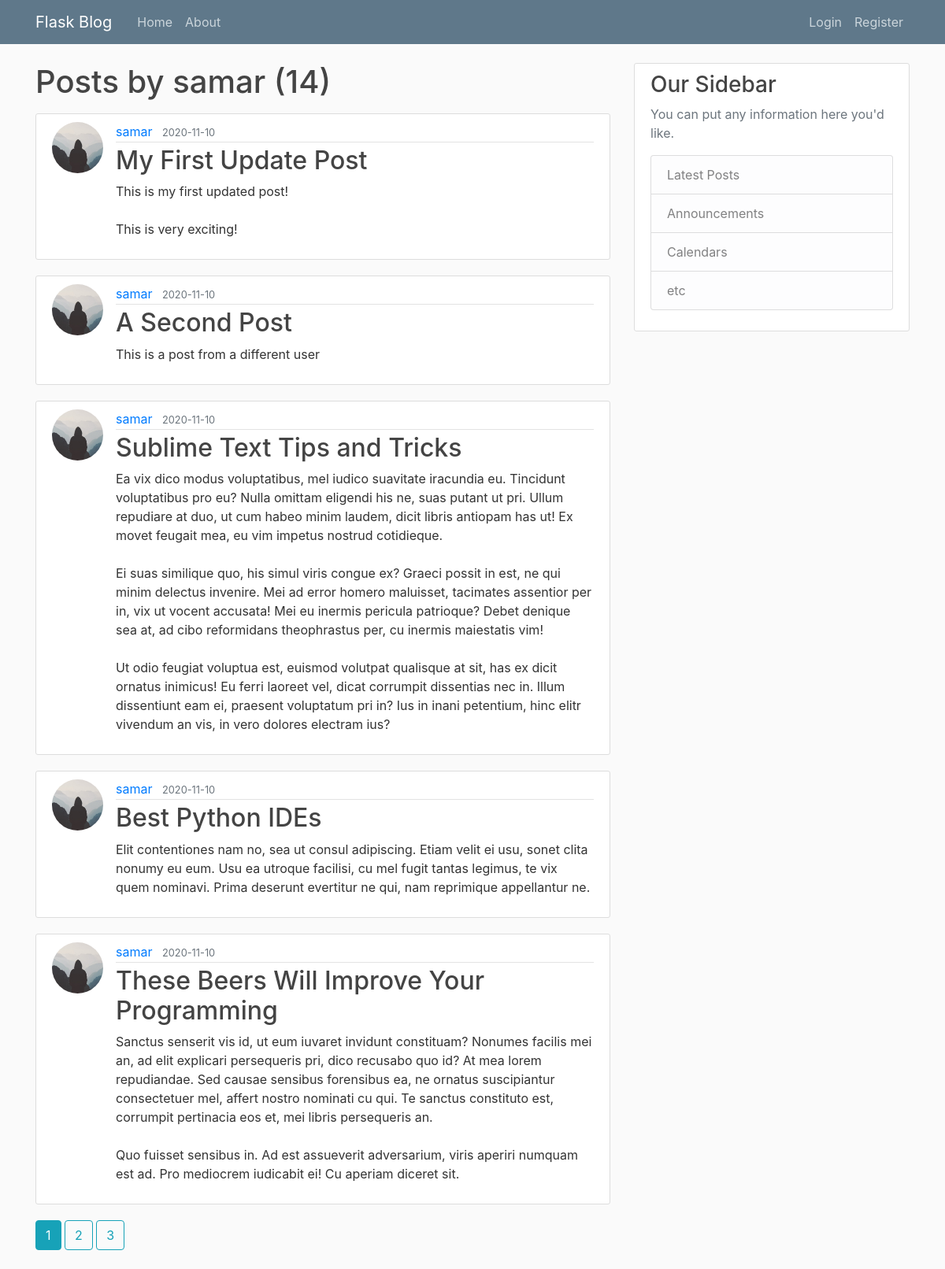
/user/samar, run on the app's committed database.
### flaskblog/models.py (models this page shows, shortened)
class User(db.Model, UserMixin):
    id = db.Column(db.Integer, primary_key=True)
    username = db.Column(db.String(20), unique=True, nullable=False)
    email = db.Column(db.String(120), unique=True, nullable=False)
    image_file = db.Column(db.String(20), nullable=False, default='default.jpg')
    password = db.Column(db.String(60), nullable=False)
    posts = db.relationship('Post', backref='author', lazy=True)

class Post(db.Model):
    id = db.Column(db.Integer, primary_key=True)
    title = db.Column(db.String(100), nullable=False)
    date_posted = db.Column(db.DateTime, nullable=False, default=datetime.utcnow)
    content = db.Column(db.Text, nullable=False)
    user_id = db.Column(db.Integer, db.ForeignKey('user.id'), nullable=False)

### flaskblog/routes.py (the view)
@app.route("/user/<string:username>")
def user_posts(username):
    page = request.args.get('page', 1, type=int)
    user = User.query.filter_by(username=username).first_or_404()
    posts = Post.query.filter_by(author=user)\
        .order_by(Post.date_posted.desc())\
        .paginate(page=page, per_page=5)
    return render_template('user_posts.html', posts=posts, user=user)

### flaskblog/templates/user_posts.html
{% extends "layout.html" %}
{% block content %}
    <h1 class="mb-3">Posts by {{ user.username }} ({{ posts.total }})</h1>
    {% for post in posts.items %}
        <article class="media content-section">
          <img class="rounded-circle article-img" src="{{ url_for('static', filename='profile_pics/' + post.author.image_file) }}">
          <div class="media-body">
            <div class="article-metadata">
              <a class="mr-2" href="{{ url_for('user_posts', username=post.author.username) }}">{{ post.author.username }}</a>
              <small class="text-muted">{{ post.date_posted.strftime('%Y-%m-%d') }}</small>
            </div>
            <h2><a class="article-title" href="{{ url_for('post', post_id=post.id) }}">{{ post.title }}</a></h2>
            <p class="article-content">{{ post.content }}</p>
          </div>
        </article>
    {% endfor %}
    {% for page_num in posts.iter_pages(left_edge=1, right_edge=1, left_current=1, right_current=2) %}
      {% if page_num %}
        {% if posts.page == page_num %}
          <a class="btn btn-info mb-4" href="{{ url_for('user_posts', username=user.username, page=page_num) }}">{{ page_num }}</a>
        {% else %}
          <a class="btn btn-outline-info mb-4" href="{{ url_for('user_posts', username=user.username, page=page_num) }}">{{ page_num }}</a>
        {% endif %}
      {% else %}
        ...
      {% endif %}
    {% endfor %}
{% endblock content %}

### flaskblog/static/css/main.css (style rules this page uses)
body { background: #fafafa; color: #333333; margin-top: 5rem; }
h1, h2, h3, h4, h5, h6 { color: #444444; }
.content-section { background: #ffffff; padding: 10px 20px; border: 1px solid #dddddd; border-radius: 3px; margin-bottom: 20px; }
.article-title { color: #444444; }
.article-content { white-space: pre-line; }
.article-img { height: 65px; width: 65px; margin-right: 16px; }
.article-metadata { padding-bottom: 1px; margin-bottom: 4px; border-bottom: 1px solid #e3e3e3 }

### data on the page
User: username "samar"
Post: image_file (placeholder picture), author.username "samar", date_posted "2020-11-10", title "My First Update Post", content "This is my first updated post! This is very exciting!"
Post: image_file (placeholder picture), author.username "samar", date_posted "2020-11-10", title "A Second Post", content "This is a post from a different user"
Post: image_file (placeholder picture), author.username "samar", date_posted "2020-11-10", title "Sublime Text Tips and Tricks", content "Ea vix dico modus voluptatibus, mel iudico suavitate iracundia eu. Tincidunt voluptatibus pro eu? Nulla omittam eligendi his ne, suas putant ut pri. Ullum repudiare at duo, ut cum habeo minim laudem, dicit libris antiopam has ut! Ex movet feugait mea, eu vim impetus nostrud cotidieque. Ei suas similique quo, his simul viris congue ex? Graeci possit in est, ne qui minim delectus invenire. Mei ad error homero maluisset, tacimates assentior per in, vix ut vocent accusata! Mei eu inermis pericula patrioque? Debet denique sea at, ad cibo reformidans theophrastus per, cu inermis maiestatis vim! Ut odio feugiat voluptua est, euismod volutpat qualisque at sit, has ex dicit ornatus inimicus! Eu…"
Post: image_file (placeholder picture), author.username "samar", date_posted "2020-11-10", title "Best Python IDEs", content "Elit contentiones nam no, sea ut consul adipiscing. Etiam velit ei usu, sonet clita nonumy eu eum. Usu ea utroque facilisi, cu mel fugit tantas legimus, te vix quem nominavi. Prima deserunt evertitur ne qui, nam reprimique appellantur ne."
Post: image_file (placeholder picture), author.username "samar", date_posted "2020-11-10", title "These Beers Will Improve Your Programming", content "Sanctus senserit vis id, ut eum iuvaret invidunt constituam? Nonumes facilis mei an, ad elit explicari persequeris pri, dico recusabo quo id? At mea lorem repudiandae. Sed causae sensibus forensibus ea, ne ornatus suscipiantur consectetuer mel, affert nostro nominati cu qui. Te sanctus constituto est, corrumpit pertinacia eos et, mei libris persequeris an. Quo fuisset sensibus in. Ad est assueverit adversarium, viris aperiri numquam est ad. Pro mediocrem iudicabit ei! Cu aperiam diceret sit."

### other printed values
{{ posts.total }} "14"
{{ page_num }} "1"
{{ page_num }} "2" "3"
